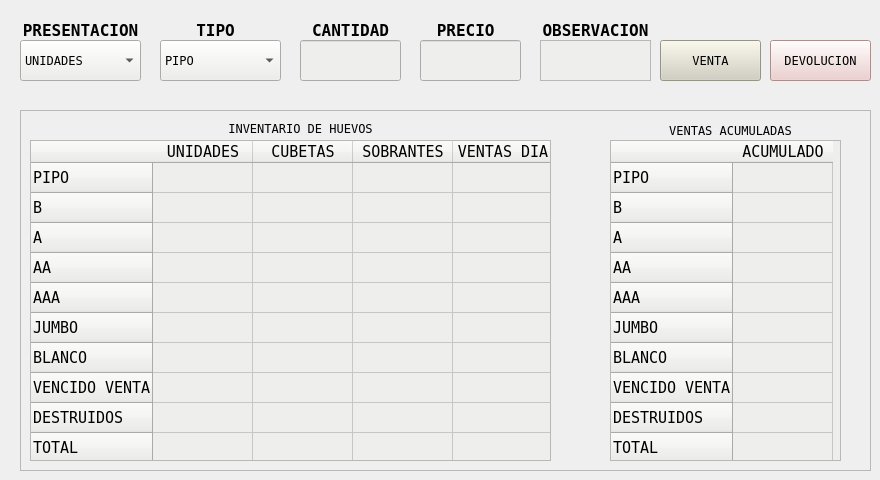
    <widget class="QWidget" name="ventas">
     <attribute name="title">
      <string>INVENTARIO/VENTAS</string>
     </attribute>
     <widget class="QPushButton" name="boton_venta">
      <property name="geometry">
       <rect>
        <x>660</x>
        <y>40</y>
        <width>101</width>
        <height>41</height>
       </rect>
      </property>
      <property name="font">
       <font>
        <family>Andale Mono</family>
       </font>
      </property>
      <property name="styleSheet">
       <string notr="true">background-color: rgb(209, 207, 192);</string>
      </property>
      <property name="text">
       <string>VENTA</string>
      </property>
     </widget>
     <widget class="QPushButton" name="boton_devolucion">
      <property name="geometry">
       <rect>
        <x>770</x>
        <y>40</y>
        <width>101</width>
        <height>41</height>
       </rect>
      </property>
      <property name="font">
       <font>
        <family>Andale Mono</family>
       </font>
      </property>
      <property name="styleSheet">
       <string notr="true">background-color: rgb(236, 201, 199);</string>
      </property>
      <property name="text">
       <string>DEVOLUCION</string>
      </property>
     </widget>
     <widget class="QLabel" name="label_9">
      <property name="geometry">
       <rect>
        <x>540</x>
        <y>10</y>
        <width>111</width>
        <height>41</height>
       </rect>
      </property>
      <property name="font">
       <font>
        <family>Andale Mono</family>
        <pointsize>12</pointsize>
        <weight>75</weight>
        <italic>false</italic>
        <bold>true</bold>
       </font>
      </property>
      <property name="text">
       <string>OBSERVACION</string>
      </property>
      <property name="alignment">
       <set>Qt::AlignCenter</set>
      </property>
     </widget>
     <widget class="QLabel" name="label_10">
      <property name="geometry">
       <rect>
        <x>20</x>
        <y>10</y>
        <width>121</width>
        <height>41</height>
       </rect>
      </property>
      <property name="font">
       <font>
        <family>Andale Mono</family>
        <pointsize>12</pointsize>
        <weight>75</weight>
        <bold>true</bold>
       </font>
      </property>
      <property name="text">
       <string>PRESENTACION</string>
      </property>
      <property name="alignment">
       <set>Qt::AlignCenter</set>
      </property>
     </widget>
     <widget class="QLabel" name="label_11">
      <property name="geometry">
       <rect>
        <x>160</x>
        <y>10</y>
        <width>111</width>
        <height>41</height>
       </rect>
      </property>
      <property name="font">
       <font>
        <family>Andale Mono</family>
        <pointsize>12</pointsize>
        <weight>75</weight>
        <bold>true</bold>
       </font>
      </property>
      <property name="text">
       <string>TIPO</string>
      </property>
      <property name="alignment">
       <set>Qt::AlignCenter</set>
      </property>
     </widget>
     <widget class="QComboBox" name="tipo_venta">
      <property name="geometry">
       <rect>
        <x>160</x>
        <y>40</y>
        <width>121</width>
        <height>41</height>
       </rect>
      </property>
      <property name="font">
       <font>
        <family>Andale Mono</family>
       </font>
      </property>
      <property name="styleSheet">
       <string notr="true">background-color: rgb(238, 238, 236);</string>
      </property>
      <item>
       <property name="text">
        <string>PIPO</string>
       </property>
      </item>
      <item>
       <property name="text">
        <string>B</string>
       </property>
      </item>
      <item>
       <property name="text">
        <string>A</string>
       </property>
      </item>
      <item>
       <property name="text">
        <string>AA</string>
       </property>
      </item>
      <item>
       <property name="text">
        <string>AAA</string>
       </property>
      </item>
      <item>
       <property name="text">
        <string>JUMBO</string>
       </property>
      </item>
      <item>
       <property name="text">
        <string>BLANCO</string>
       </property>
      </item>
      <item>
       <property name="text">
        <string>VENCIDO VENTA</string>
       </property>
      </item>
      <item>
       <property name="text">
        <string>DESTRUIDOS</string>
       </property>
      </item>
      <item>
       <property name="text">
        <string>COSTALES</string>
       </property>
      </item>
     </widget>
     <widget class="QLabel" name="label_12">
      <property name="geometry">
       <rect>
        <x>300</x>
        <y>10</y>
        <width>101</width>
        <height>41</height>
       </rect>
      </property>
      <property name="font">
       <font>
        <family>Andale Mono</family>
        <pointsize>12</pointsize>
        <weight>75</weight>
        <bold>true</bold>
       </font>
      </property>
      <property name="text">
       <string>CANTIDAD</string>
      </property>
      <property name="alignment">
       <set>Qt::AlignCenter</set>
      </property>
     </widget>
     <widget class="QComboBox" name="presentacion_venta">
      <property name="geometry">
       <rect>
        <x>20</x>
        <y>40</y>
        <width>121</width>
        <height>41</height>
       </rect>
      </property>
      <property name="font">
       <font>
        <family>Andale Mono</family>
       </font>
      </property>
      <property name="styleSheet">
       <string notr="true">background-color: rgb(238, 238, 236);</string>
      </property>
      <item>
       <property name="text">
        <string>UNIDADES</string>
       </property>
      </item>
      <item>
       <property name="text">
        <string>CUBETAS</string>
       </property>
      </item>
      <item>
       <property name="text">
        <string>SOBRANTES</string>
       </property>
      </item>
     </widget>
     <widget class="QLabel" name="label_13">
      <property name="geometry">
       <rect>
        <x>420</x>
        <y>20</y>
        <width>101</width>
        <height>21</height>
       </rect>
      </property>
      <property name="font">
       <font>
        <family>Andale Mono</family>
        <pointsize>12</pointsize>
        <weight>75</weight>
        <bold>true</bold>
       </font>
      </property>
      <property name="text">
       <string>PRECIO </string>
      </property>
      <property name="alignment">
       <set>Qt::AlignCenter</set>
      </property>
     </widget>
     <widget class="QTextEdit" name="comentario_venta">
      <property name="geometry">
       <rect>
        <x>540</x>
        <y>40</y>
        <width>111</width>
        <height>41</height>
       </rect>
      </property>
      <property name="font">
       <font/>
      </property>
      <property name="styleSheet">
       <string notr="true">background-color: rgb(238, 238, 236);</string>
      </property>
      <property name="html">
       <string>&lt;!DOCTYPE HTML PUBLIC &quot;-//W3C//DTD HTML 4.0//EN&quot; &quot;http://www.w3.org/TR/REC-html40/strict.dtd&quot;&gt;
&lt;html&gt;&lt;head&gt;&lt;meta name=&quot;qrichtext&quot; content=&quot;1&quot; /&gt;&lt;style type=&quot;text/css&quot;&gt;
p, li { white-space: pre-wrap; }
&lt;/style&gt;&lt;/head&gt;&lt;body style=&quot; font-family:'Ubuntu'; font-size:11pt; font-weight:400; font-style:normal;&quot;&gt;
&lt;p style=&quot;-qt-paragraph-type:empty; margin-top:0px; margin-bottom:0px; margin-left:0px; margin-right:0px; -qt-block-indent:0; text-indent:0px;&quot;&gt;&lt;br /&gt;&lt;/p&gt;&lt;/body&gt;&lt;/html&gt;</string>
      </property>
     </widget>
     <widget class="QFrame" name="frame">
      <property name="geometry">
       <rect>
        <x>20</x>
        <y>110</y>
        <width>851</width>
        <height>361</height>
       </rect>
      </property>
      <property name="font">
       <font>
        <family>Andale Mono</family>
       </font>
      </property>
      <property name="frameShape">
       <enum>QFrame::StyledPanel</enum>
      </property>
      <property name="frameShadow">
       <enum>QFrame::Raised</enum>
      </property>
      <widget class="QTableWidget" name="tabla_inventario">
       <property name="geometry">
        <rect>
         <x>10</x>
         <y>30</y>
         <width>521</width>
         <height>321</height>
        </rect>
       </property>
       <property name="font">
        <font>
         <family>Andale Mono</family>
         <pointsize>11</pointsize>
         <weight>50</weight>
         <italic>false</italic>
         <bold>false</bold>
        </font>
       </property>
       <property name="styleSheet">
        <string notr="true">font: 11pt &quot;Andale Mono&quot;;
background-color: rgb(238, 238, 236);</string>
       </property>
       <property name="verticalScrollBarPolicy">
        <enum>Qt::ScrollBarAlwaysOff</enum>
       </property>
       <property name="horizontalScrollBarPolicy">
        <enum>Qt::ScrollBarAlwaysOff</enum>
       </property>
       <property name="autoScroll">
        <bool>false</bool>
       </property>
       <property name="showGrid">
        <bool>true</bool>
       </property>
       <attribute name="horizontalHeaderHighlightSections">
        <bool>true</bool>
       </attribute>
       <row>
        <property name="text">
         <string>PIPO</string>
        </property>
       </row>
       <row>
        <property name="text">
         <string>B</string>
        </property>
       </row>
       <row>
        <property name="text">
         <string>A</string>
        </property>
       </row>
       <row>
        <property name="text">
         <string>AA</string>
        </property>
       </row>
       <row>
        <property name="text">
         <string>AAA</string>
        </property>
       </row>
       <row>
        <property name="text">
         <string>JUMBO</string>
        </property>
       </row>
       <row>
        <property name="text">
         <string>BLANCO</string>
        </property>
       </row>
       <row>
        <property name="text">
         <string>VENCIDO VENTA</string>
        </property>
       </row>
       <row>
        <property name="text">
         <string>DESTRUIDOS</string>
        </property>
       </row>
       <row>
        <property name="text">
         <string>TOTAL</string>
        </property>
       </row>
       <column>
        <property name="text">
         <string>UNIDADES</string>
        </property>
       </column>
       <column>
        <property name="text">
         <string>CUBETAS</string>
        </property>
       </column>
       <column>
        <property name="text">
         <string>SOBRANTES</string>
        </property>
       </column>
       <column>
        <property name="text">
         <string>VENTAS DIA</string>
        </property>
       </column>
      </widget>
      <widget class="QLabel" name="titulo_inventario">
       <property name="geometry">
        <rect>
         <x>20</x>
         <y>10</y>
         <width>521</width>
         <height>16</height>
        </rect>
       </property>
       <property name="font">
        <font>
         <family>Andale Mono</family>
        </font>
       </property>
       <property name="text">
        <string>INVENTARIO DE HUEVOS</string>
       </property>
       <property name="alignment">
        <set>Qt::AlignCenter</set>
       </property>
      </widget>
      <widget class="QLabel" name="titulo_venta_acumulada">
       <property name="geometry">
        <rect>
         <x>600</x>
         <y>10</y>
         <width>221</width>
         <height>21</height>
        </rect>
       </property>
       <property name="font">
        <font>
         <family>Andale Mono</family>
        </font>
       </property>
       <property name="text">
        <string>VENTAS ACUMULADAS</string>
       </property>
       <property name="alignment">
        <set>Qt::AlignCenter</set>
       </property>
      </widget>
      <widget class="QTableWidget" name="tabla_acumulada">
       <property name="geometry">
        <rect>
         <x>590</x>
         <y>30</y>
         <width>231</width>
         <height>321</height>
        </rect>
       </property>
       <property name="font">
        <font>
         <family>Andale Mono</family>
         <pointsize>11</pointsize>
         <weight>50</weight>
         <italic>false</italic>
         <bold>false</bold>
        </font>
       </property>
       <property name="styleSheet">
        <string notr="true">font: 11pt &quot;Andale Mono&quot;;
background-color: rgb(238, 238, 236);</string>
       </property>
       <property name="verticalScrollBarPolicy">
        <enum>Qt::ScrollBarAlwaysOff</enum>
       </property>
       <property name="horizontalScrollBarPolicy">
        <enum>Qt::ScrollBarAlwaysOff</enum>
       </property>
       <property name="autoScroll">
        <bool>false</bool>
       </property>
       <row>
        <property name="text">
         <string>PIPO</string>
        </property>
       </row>
       <row>
        <property name="text">
         <string>B</string>
        </property>
       </row>
       <row>
        <property name="text">
         <string>A</string>
        </property>
       </row>
       <row>
        <property name="text">
         <string>AA</string>
        </property>
       </row>
       <row>
        <property name="text">
         <string>AAA</string>
        </property>
       </row>
       <row>
        <property name="text">
         <string>JUMBO</string>
        </property>
       </row>
       <row>
        <property name="text">
         <string>BLANCO</string>
        </property>
       </row>
       <row>
        <property name="text">
         <string>VENCIDO VENTA</string>
        </property>
       </row>
       <row>
        <property name="text">
         <string>DESTRUIDOS</string>
        </property>
       </row>
       <row>
        <property name="text">
         <string>TOTAL</string>
        </property>
       </row>
       <column>
        <property name="text">
         <string>ACUMULADO</string>
        </property>
       </column>
       <item row="0" column="0">
        <property name="font">
         <font>
          <family>Andale Mono</family>
         </font>
        </property>
       </item>
      </widget>
      <zorder>titulo_inventario</zorder>
      <zorder>titulo_venta_acumulada</zorder>
      <zorder>tabla_inventario</zorder>
      <zorder>tabla_acumulada</zorder>
     </widget>
     <widget class="QLineEdit" name="cantidad_venta">
      <property name="geometry">
       <rect>
        <x>300</x>
        <y>40</y>
        <width>101</width>
        <height>41</height>
       </rect>
      </property>
      <property name="styleSheet">
       <string notr="true">background-color: rgb(238, 238, 236);</string>
      </property>
     </widget>
     <widget class="QLineEdit" name="precio_venta">
      <property name="geometry">
       <rect>
        <x>420</x>
        <y>40</y>
        <width>101</width>
        <height>41</height>
       </rect>
      </property>
      <property name="styleSheet">
       <string notr="true">background-color: rgb(238, 238, 236);</string>
      </property>
     </widget>
     <zorder>boton_venta</zorder>
     <zorder>boton_devolucion</zorder>
     <zorder>label_9</zorder>
     <zorder>label_10</zorder>
     <zorder>label_11</zorder>
     <zorder>tipo_venta</zorder>
     <zorder>label_12</zorder>
     <zorder>presentacion_venta</zorder>
     <zorder>label_13</zorder>
     <zorder>frame</zorder>
     <zorder>comentario_venta</zorder>
     <zorder>cantidad_venta</zorder>
     <zorder>precio_venta</zorder>
    </widget>
